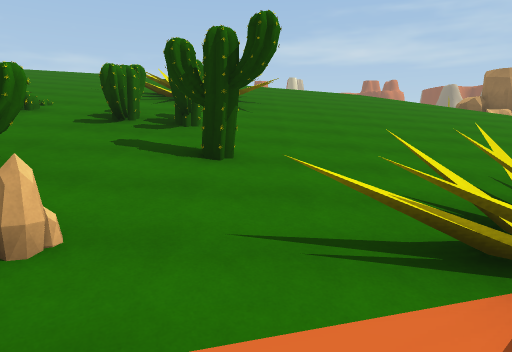
View 1 (above)

24 first-person views from a walk through a Unity game level. The camera is 1.2 m above the floor, tilts 6° down and sees 70° across. The floor is counted in squares, 2 m on a side. Each view is taken from the middle of a square. On the plan, view 1 faces up. The plan holds only what a view shows up to about 10 squares ahead; the rest is blank. The place goes on beyond the plan. The player character is not drawn. Some surface patterns are stand-ins.

View 2
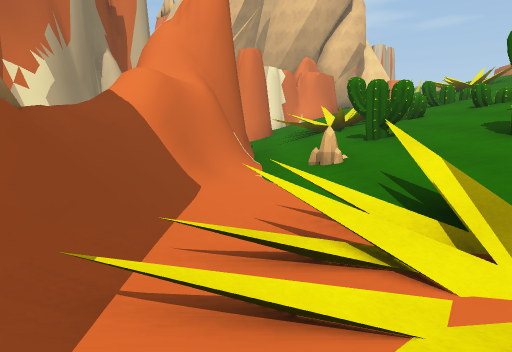

View 3
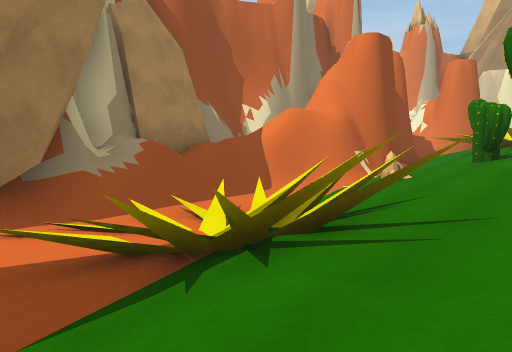

View 4
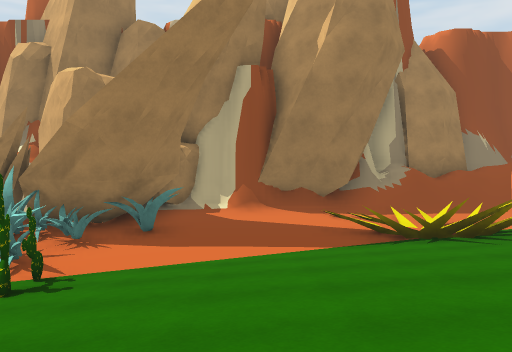

View 5
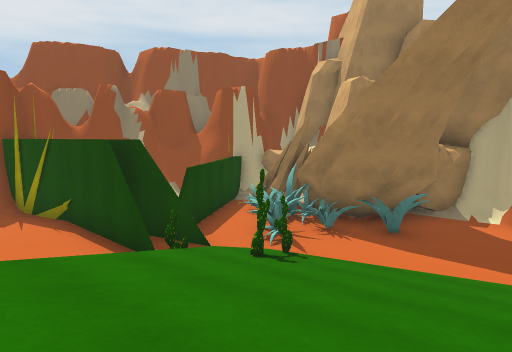

View 6
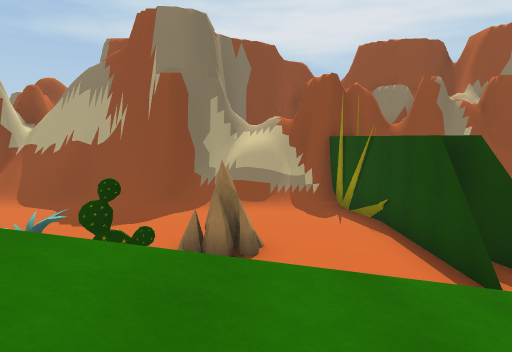

View 7
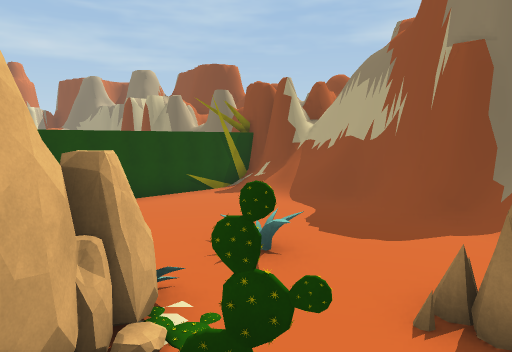

View 8
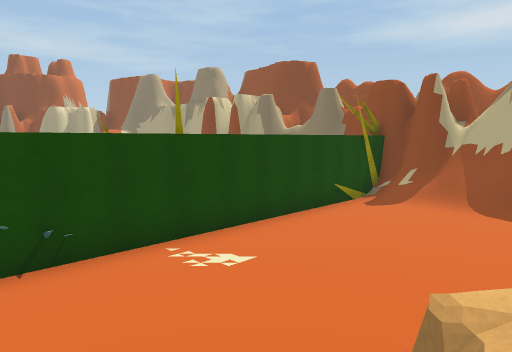

View 9
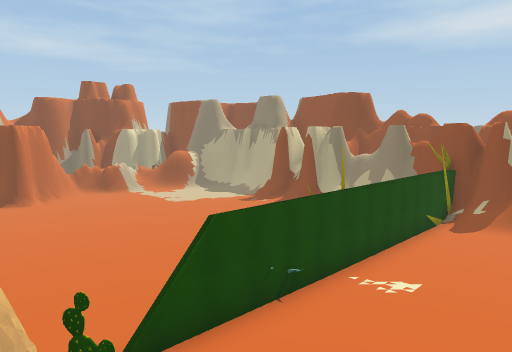

View 10
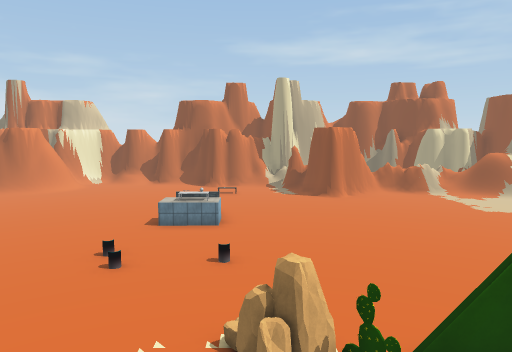

View 11
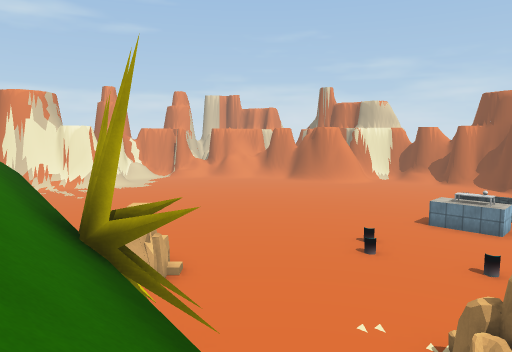

View 12
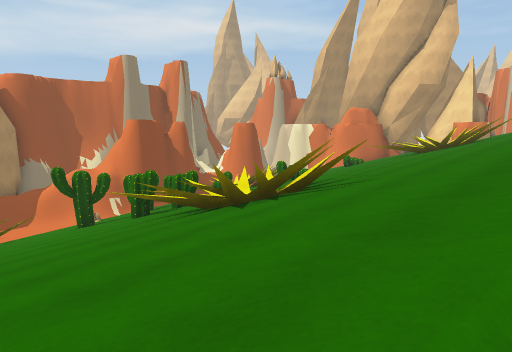

View 13
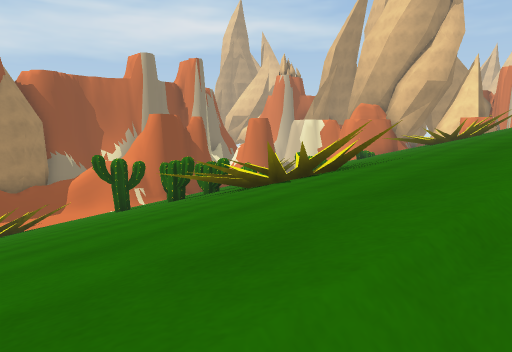

View 14
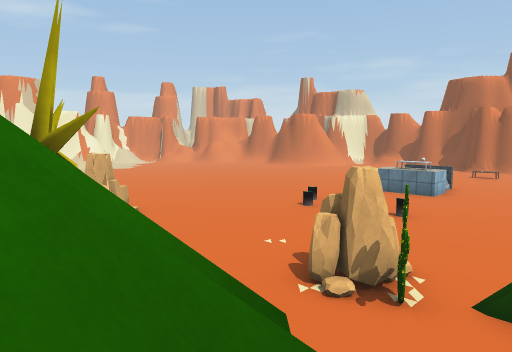

View 15
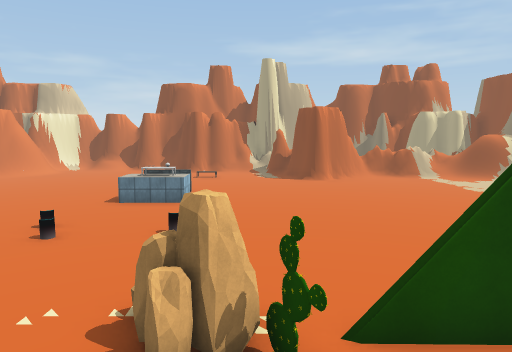

View 16
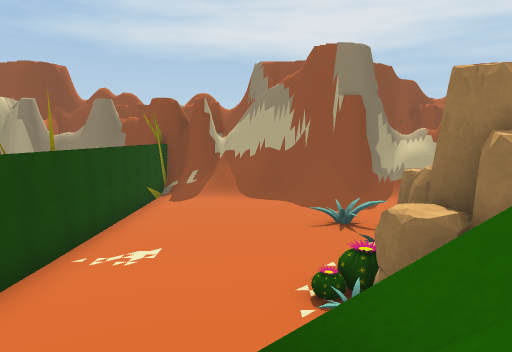

View 17
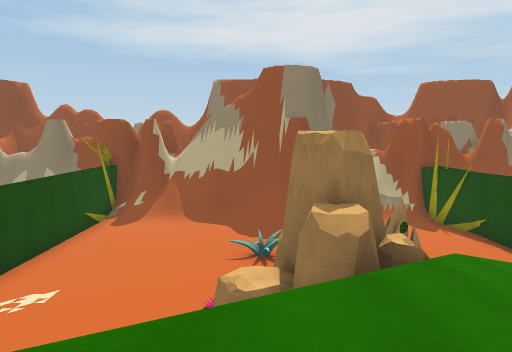

View 18
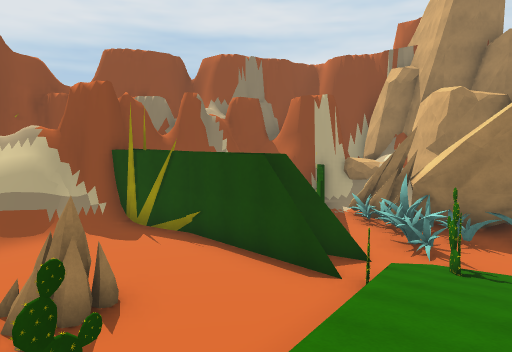

View 19
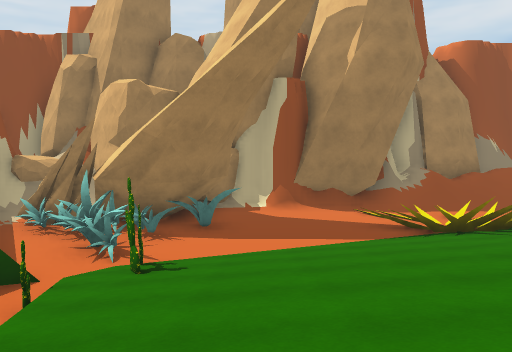

View 20
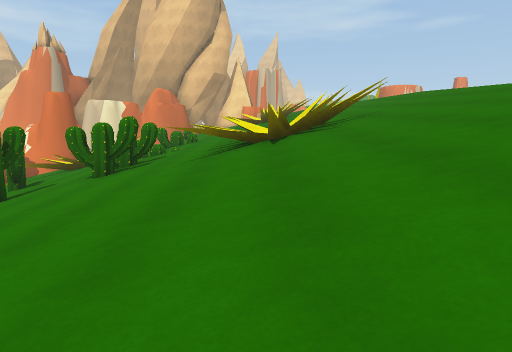

View 21
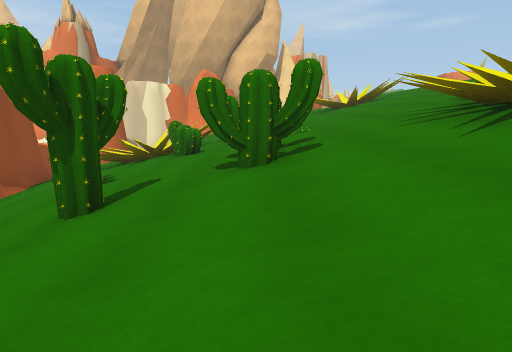

View 22
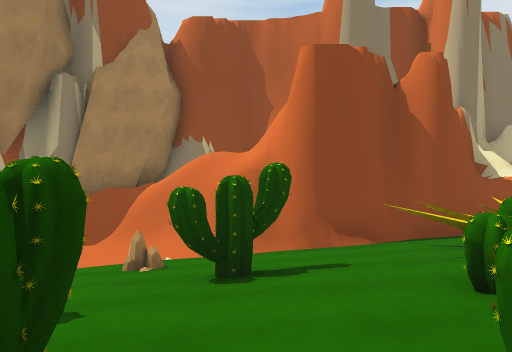

View 23
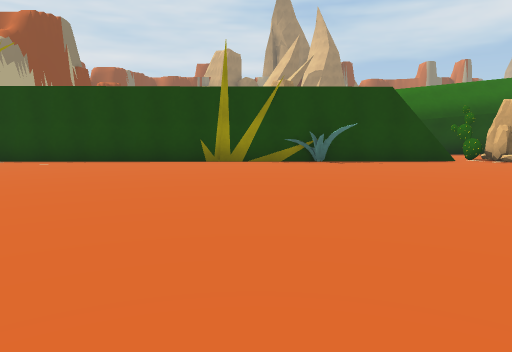

View 24
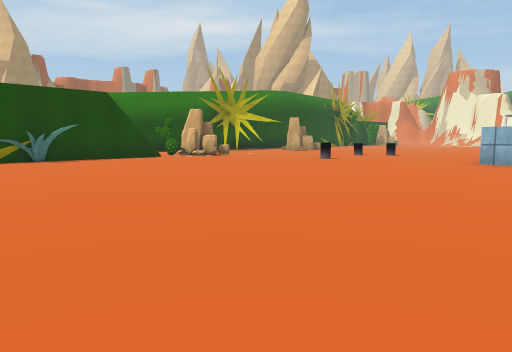

### Floor plan
Key: @ floor where view 1 was taken; # wall or solid block; . floor; / step, stairs or slope; = window, fence, low wall or low ledge; v drop or lower ground; C cactus; R rock; O other object.
Columns run from 6 left of view 1 to 18 right of it. Each row starts with its distance up from view 1.
 29              ....
 28         .........
 27      O ..........
 26      .............
 25   ................
 24  ..................
 23  ...OO.O............
 22   ..................
 21   ...................
 20  .....................
 19  .......RR.##O#.......
 18  RR.....RC....########
 17   R.#...... ........../
 16  ..         ..........//#
 15  /////////  ........../##
 14   ////////// OC......./#
 13  ////////////RCR..O.../#
 12 /////////////RRRR.O...##
 11 //////////////R.......##
 10 ////#/#///////vC..R...#
  9 ///#=//////////v..R...#
  8 //////#////////v......#
  7 ///////////////=......#
  6 O/C/CC//////////C######
  5 ///////////////C/ #
  4 #C///C///#////.OO##
  3 ///C////#/#....OOO##
  2 v////R/////...O#ORR#
  1 /////..==//...####R=
  0 ###/##@///###/##   ##
 -1   #//////######
 -2       ####
 -3      ##

Where each view was taken, in squares from view 1:
view 1: 0 up, 0 right, facing up
view 2: 1 up, 4 right, facing left
view 3: 5 up, 5 right, facing down-left
view 4: 9 up, 6 right, facing down
view 5: 9 up, 5 right, facing down-right
view 6: 9 up, 6 right, facing right
view 7: 9 up, 8 right, facing up-right
view 8: 13 up, 6 right, facing up-right
view 9: 14 up, 2 right, facing up-right
view 10: 14 up, 2 right, facing up
view 11: 14 up, 3 right, facing up-left
view 12: 14 up, 3 right, facing down-left
view 13: 14 up, 4 right, facing down-left
view 14: 14 up, 5 right, facing up-left
view 15: 15 up, 3 right, facing up
view 16: 15 up, 3 right, facing right
view 17: 13 up, 3 right, facing right
view 18: 11 up, 7 right, facing down-right
view 19: 10 up, 7 right, facing down
view 20: 9 up, 6 right, facing left
view 21: 6 up, 3 right, facing left
view 22: 7 up, 3 left, facing down
view 23: 28 up, 9 right, facing down
view 24: 29 up, 10 right, facing down-left
